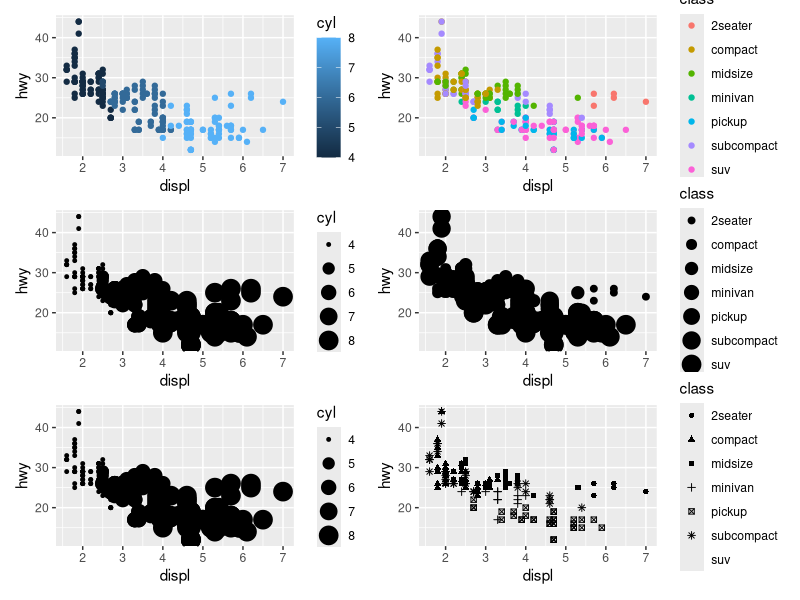
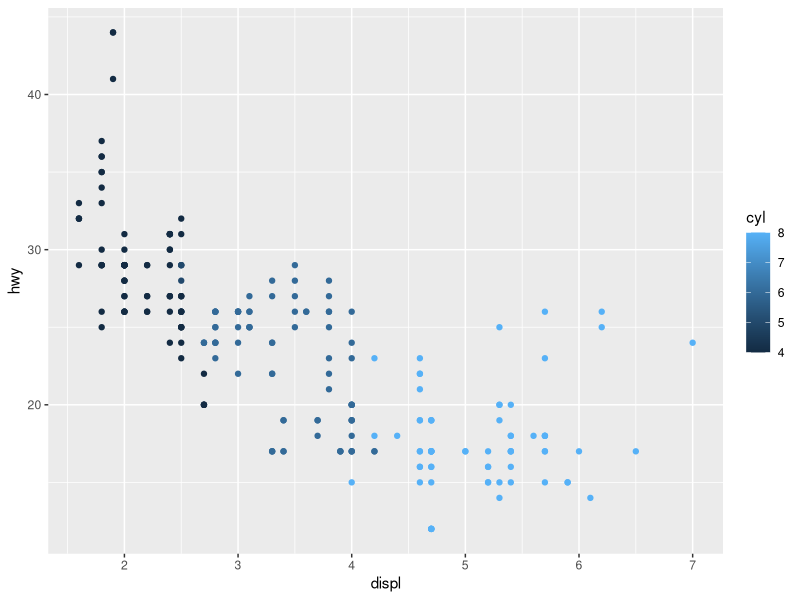
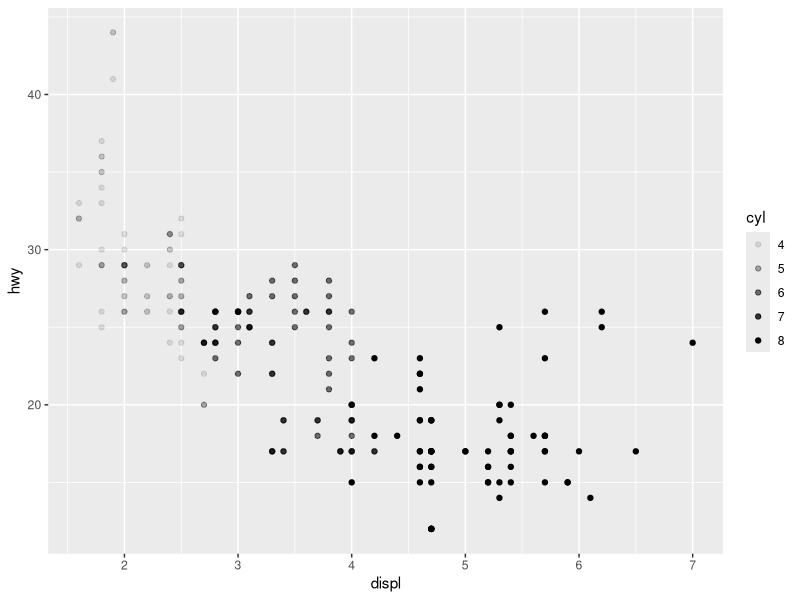
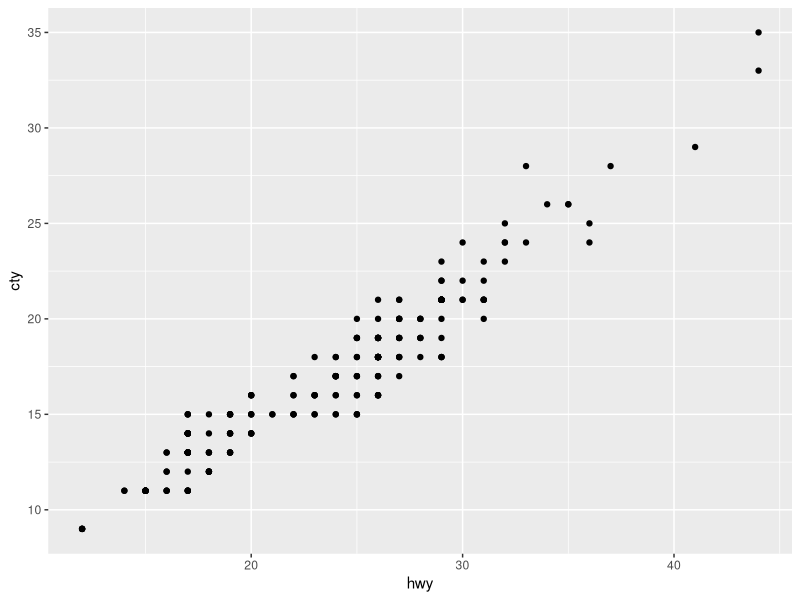
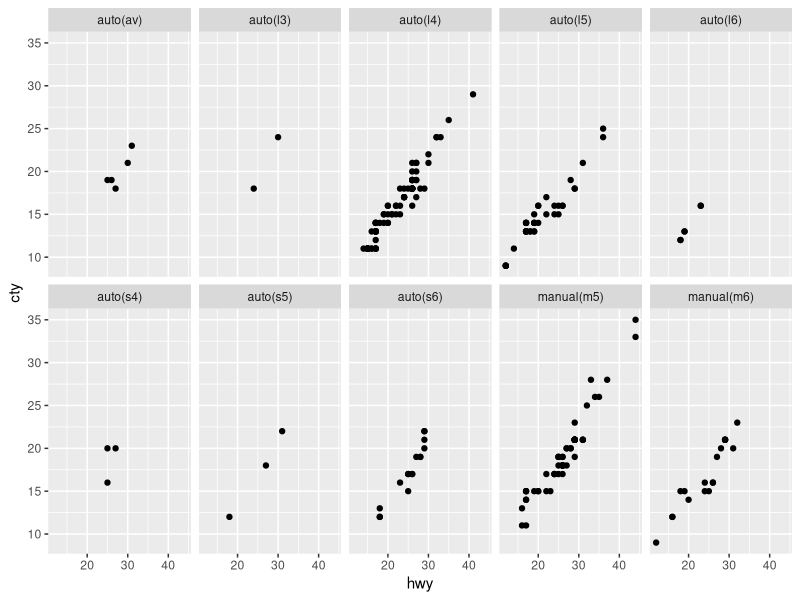

Here is the R script that generated these plots, in order:
## ---- chunk 1
library(tidyverse)
library(gridExtra)
library(patchwork)
## ---- chunk 2
graph_1 = ggplot(mpg)+
  geom_point(aes(displ, hwy, color = cyl))

graph_2 = ggplot(mpg)+
  geom_point(aes(displ, hwy,  color = class ))

graph_3 = ggplot(mpg)+
  geom_point(aes(displ, hwy, size = cyl))

graph_4 = ggplot(mpg)+
  geom_point(aes(displ, hwy,  size = class ))

graph_5 = ggplot(mpg)+
  geom_point(aes(displ, hwy, shape = cyl))

graph_6 = ggplot(mpg)+
  geom_point(aes(displ, hwy,  shape = class ))


#grid.arrange(graph_1, graph_2, graph_3, graph_4, graph_6, graph_4, ncol = 2)

graph_1+graph_2+graph_3+graph_4+graph_3+graph_6 +plot_layout(ncol=2)

## ---- chunk 3
ggplot(mpg)+
  geom_point(aes(displ, hwy, color = cyl))
## ---- chunk 4
ggplot(mpg)+
  geom_point(aes(displ, hwy, alpha = cyl))
## ---- chunk 5
ggplot(mpg)+
  geom_point(aes(hwy, cty))
## ---- chunk 6

ggplot(mpg, aes(hwy, cty))+
  geom_point()+
  facet_wrap(~ trans, nrow = 2)
